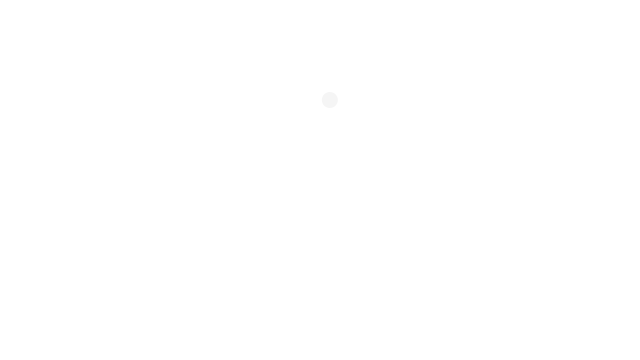
Frame 1 (no input)
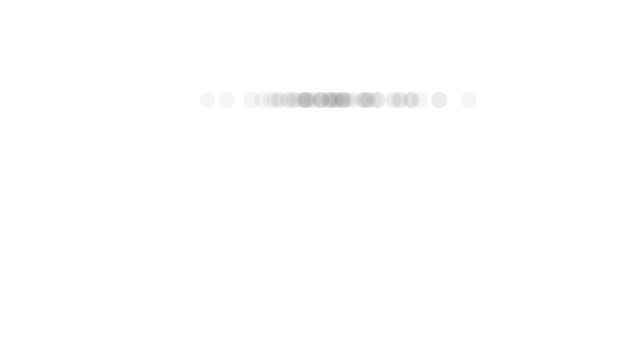
Frame 60 (the mouse pressed at the canvas centre just before this capture)
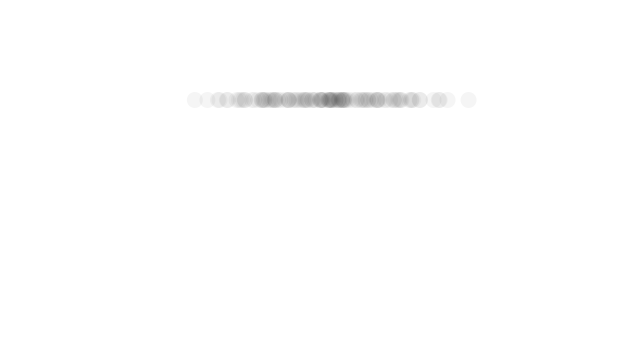
Frame 120 (the mouse held since frame 60 and released just before this capture)

The Processing sketch that drew these frames (run headless with seeded random() and noise(); from frame 60 on, the mouse is pressed at the canvas centre):

// Processing sketch: gaussian_dist
// ── gaussian_dist.pde
import java.util.Random;

Random generator;

void setup() {
  size(640,360);
  generator = new Random();
  background(255);
}

void draw() {
  float num = (float) generator.nextGaussian();
  float sd = 60;
  float mean = 320;
  
  float x = sd * num + mean;
  
  noStroke();
  fill(0,10);
  ellipse(x,100,16,16);
}
